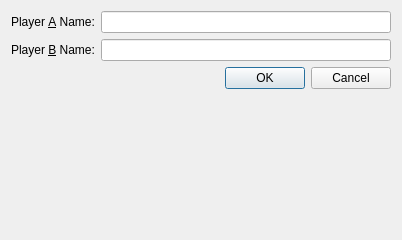
<?xml version="1.0" encoding="UTF-8"?>
<ui version="4.0">
 <class>ConfigurationDialog</class>
 <widget class="QDialog" name="ConfigurationDialog">
  <property name="geometry">
   <rect>
    <x>0</x>
    <y>0</y>
    <width>402</width>
    <height>240</height>
   </rect>
  </property>
  <property name="windowTitle">
   <string>Dialog</string>
  </property>
  <layout class="QFormLayout" name="formLayout">
   <item row="0" column="0">
    <widget class="QLabel" name="label">
     <property name="text">
      <string>Player &amp;A Name:</string>
     </property>
     <property name="buddy">
      <cstring>player1Name</cstring>
     </property>
    </widget>
   </item>
   <item row="0" column="1">
    <widget class="QLineEdit" name="player1Name"/>
   </item>
   <item row="1" column="0">
    <widget class="QLabel" name="label_2">
     <property name="text">
      <string>Player &amp;B Name:</string>
     </property>
     <property name="buddy">
      <cstring>player2Name</cstring>
     </property>
    </widget>
   </item>
   <item row="1" column="1">
    <widget class="QLineEdit" name="player2Name"/>
   </item>
   <item row="2" column="0" colspan="2">
    <widget class="QDialogButtonBox" name="buttonBox">
     <property name="orientation">
      <enum>Qt::Horizontal</enum>
     </property>
     <property name="standardButtons">
      <set>QDialogButtonBox::Cancel|QDialogButtonBox::Ok</set>
     </property>
    </widget>
   </item>
  </layout>
 </widget>
 <tabstops>
  <tabstop>player1Name</tabstop>
  <tabstop>player2Name</tabstop>
 </tabstops>
 <resources/>
 <connections>
  <connection>
   <sender>buttonBox</sender>
   <signal>accepted()</signal>
   <receiver>ConfigurationDialog</receiver>
   <slot>accept()</slot>
   <hints>
    <hint type="sourcelabel">
     <x>227</x>
     <y>81</y>
    </hint>
    <hint type="destinationlabel">
     <x>157</x>
     <y>106</y>
    </hint>
   </hints>
  </connection>
  <connection>
   <sender>buttonBox</sender>
   <signal>rejected()</signal>
   <receiver>ConfigurationDialog</receiver>
   <slot>reject()</slot>
   <hints>
    <hint type="sourcelabel">
     <x>295</x>
     <y>87</y>
    </hint>
    <hint type="destinationlabel">
     <x>286</x>
     <y>106</y>
    </hint>
   </hints>
  </connection>
 </connections>
 <slots>
  <slot>updateOKButtonState()</slot>
 </slots>
</ui>
